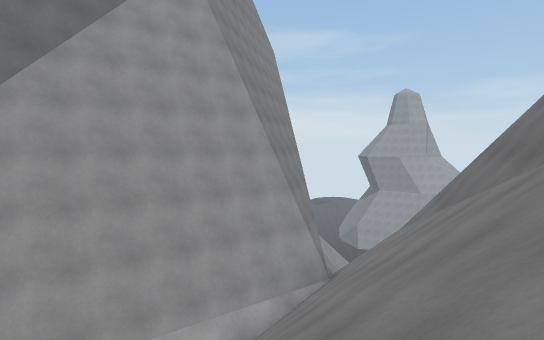
view 1 (above)

16 first-person views from a walk through a 3-D level made in the Unity game engine. The camera is 1.2 m above the floor, tilts 4° down and sees 80° across. The floor is counted in squares, 2 m on a side. Each view is taken from the middle of a square. On the plan, view 1 faces up. The plan holds only what a view shows up to about 10 squares ahead; the rest is blank. The place goes on beyond the plan.

view 2
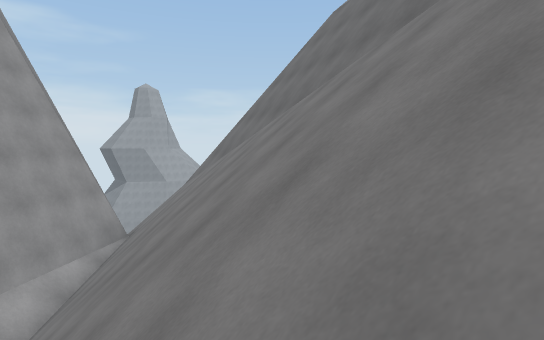

view 3
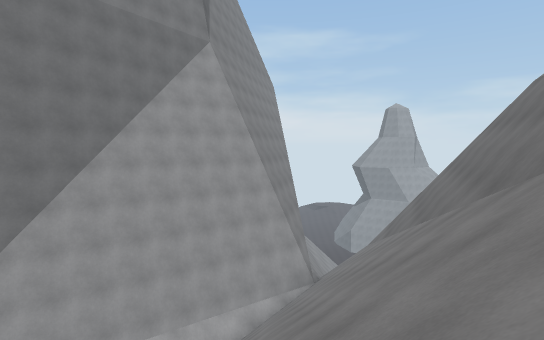

view 4
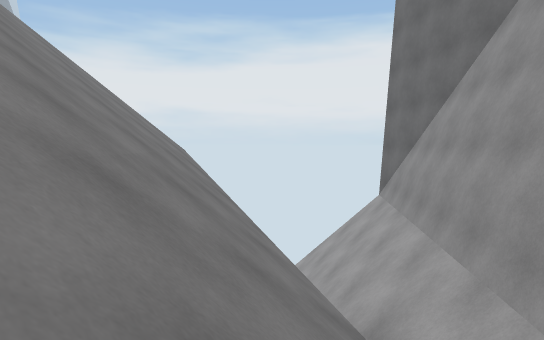

view 5
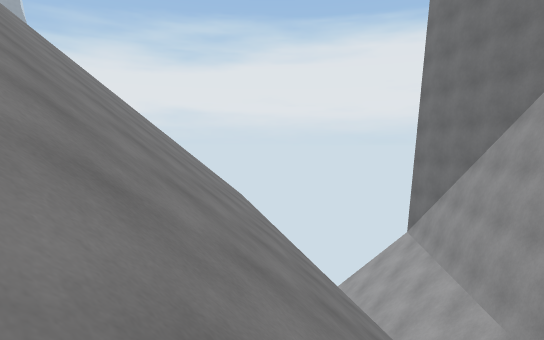

view 6
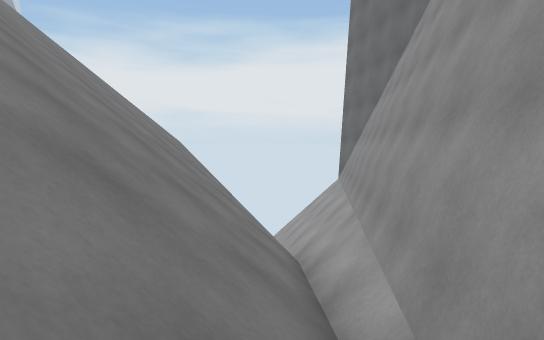

view 7
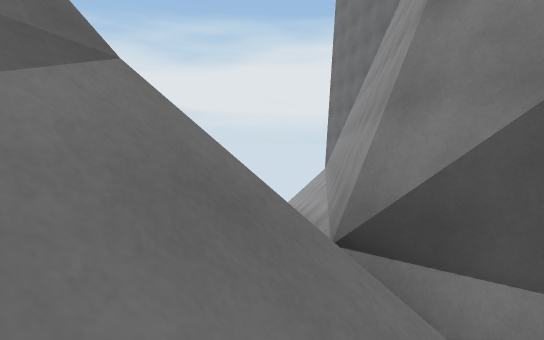

view 8
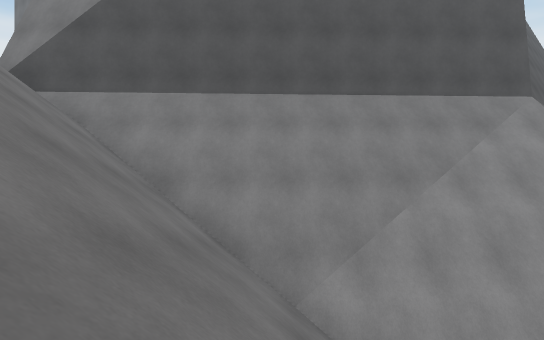

view 9
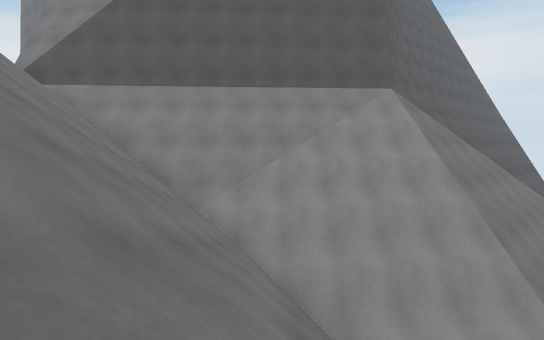

view 10
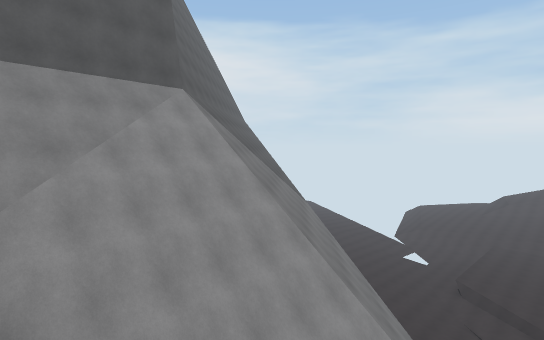

view 11
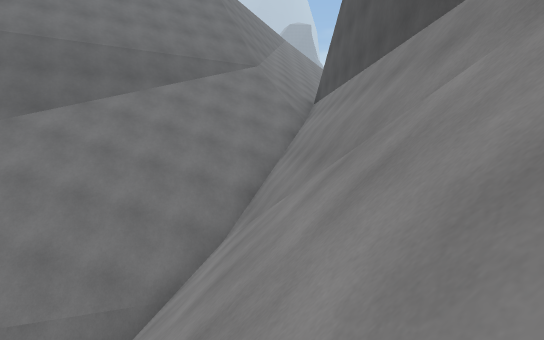

view 12
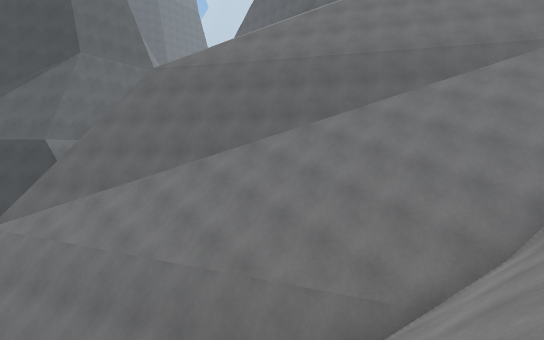

view 13
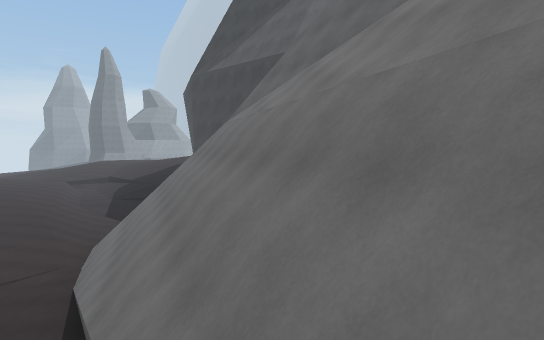

view 14
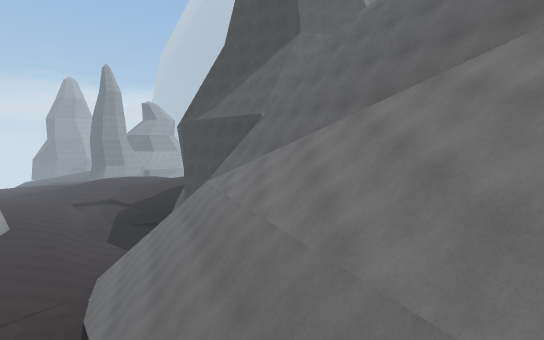

view 15
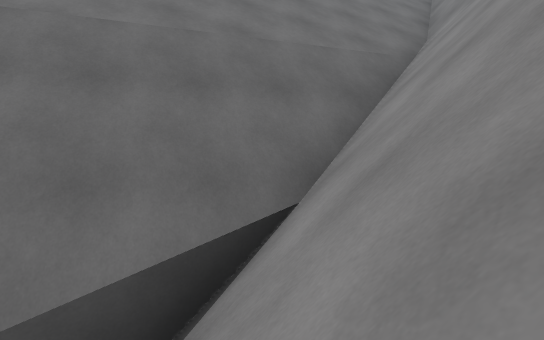

view 16
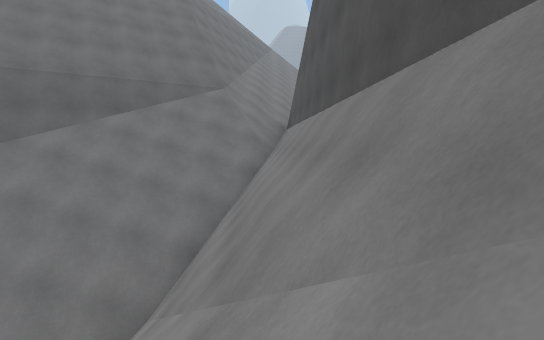

### Floor plan
Key: @ floor where view 1 was taken; # wall or solid block; . floor; / step, stairs or slope; = window, fence, low wall or low ledge; v drop or lower ground.
Columns run from 5 left of view 1 to 15 right of it. Each row starts with its distance up from view 1.
 23       vvv
 22       vvvvvv     ####
 21     ##vvvvvv/   ## vv
 20      ##//////     vvv
 19       #//////## vvvv#
 18       #/////=#vvv//##
 17       ##///=vvv///##
 16        #///v/////##v
 15        ##///////##vv
 14        ##//////##vv
 13        ##/////##
 12        #/////##v
 11       ##////## v
 10       #///###vvv
  9       #//##  vv
  8     ###//##
  7    ##////#
  6   ##/////#
  5  ##//////#vv
  4 ## /////##v/
  3 #.//////##v
  2    /////#v
  1    /////#v
  0    //@//#
 -1    /////
 -2   v/////
 -3    v////
 -4      v//

Positions as (right, up) in squares from view 1, and headings:
1: (0, 0), facing up
2: (-2, -1), facing up-right
3: (0, -3), facing up
4: (1, 6), facing down-left
5: (3, 6), facing down-left
6: (2, 8), facing down-left
7: (4, 10), facing down-left
8: (8, 14), facing left
9: (11, 16), facing left
10: (9, 15), facing up-left
11: (3, 20), facing down
12: (3, 20), facing down-right
13: (6, 18), facing right
14: (4, 17), facing right
15: (7, 21), facing down
16: (2, 19), facing down
